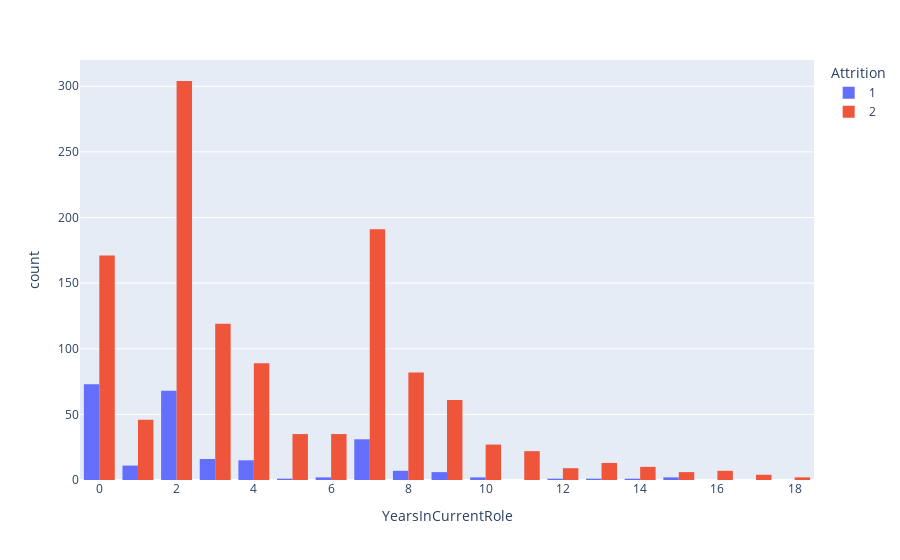

Notebook code for this chart:
### Code cell
fig = px.histogram(df, x="YearsInCurrentRole", color='Attrition', barmode='group')
fig.show()

### Figure 1 — Plotly figure (JSON) as saved in the notebook; plotly's stock layout.template omitted (floating-point values rounded to 4 significant figures; data arrays with more than 128 entries replaced by an {"elided": "..."} marker saying what was removed)
{"data": [{"alignmentgroup": "True", "bingroup": "x", "hovertemplate": "Attrition=1<br>YearsInCurrentRole=%{x}<br>count=%{y}<extra></extra>", "legendgroup": "1", "marker": {"color": "#636efa", "pattern": {"shape": ""}}, "name": "1", "offsetgroup": "1", "orientation": "v", "showlegend": true, "type": "histogram", "x": {"elided": "237 int values"}, "xaxis": "x", "yaxis": "y"}, {"alignmentgroup": "True", "bingroup": "x", "hovertemplate": "Attrition=2<br>YearsInCurrentRole=%{x}<br>count=%{y}<extra></extra>", "legendgroup": "2", "marker": {"color": "#EF553B", "pattern": {"shape": ""}}, "name": "2", "offsetgroup": "2", "orientation": "v", "showlegend": true, "type": "histogram", "x": {"elided": "1233 int values"}, "xaxis": "x", "yaxis": "y"}], "layout": {"barmode": "group", "legend": {"title": {"text": "Attrition"}, "tracegroupgap": 0}, "margin": {"t": 60}, "xaxis": {"anchor": "y", "domain": [0, 1], "title": {"text": "YearsInCurrentRole"}}, "yaxis": {"anchor": "x", "domain": [0, 1], "title": {"text": "count"}}}}
